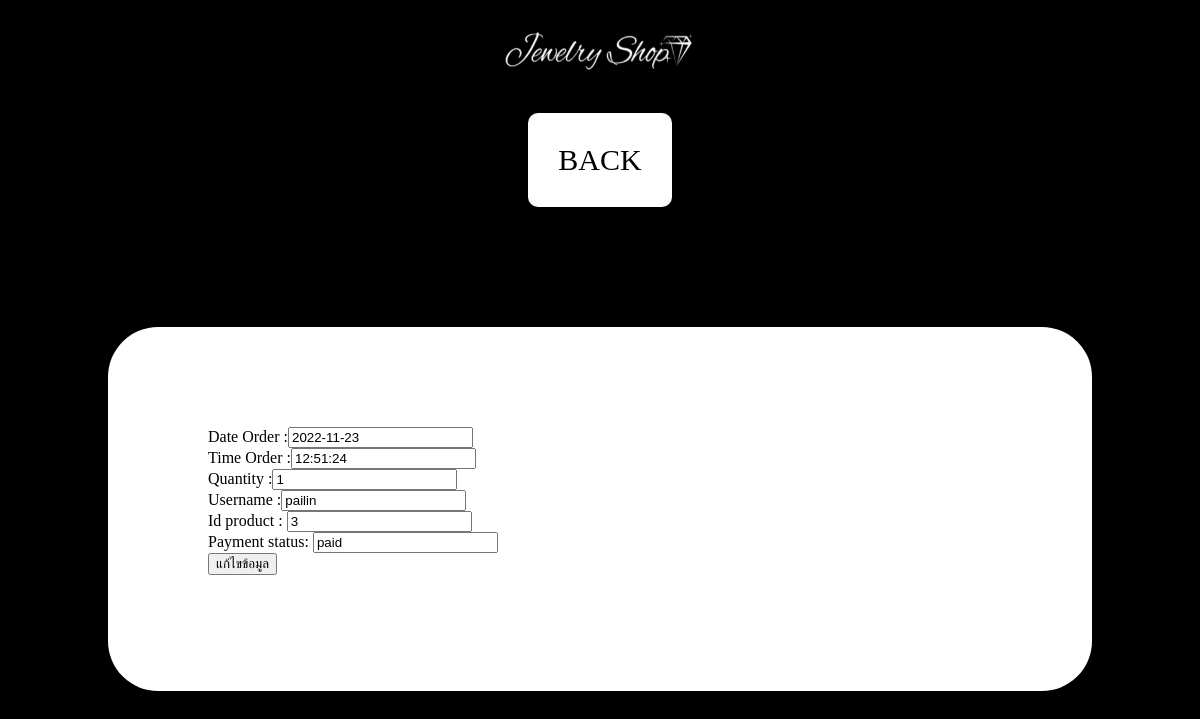
Screenshot of /projectweb/edit_orderlist.php?date_order=2022-11-23&time_order=12:51:24&qty_product=1&username_cus=pailin&id_product=3&payment_status=paid with the database file from the repository.
### tables this page shows
CREATE TABLE `po` (
  `date_order` date NOT NULL,
  `time_order` time NOT NULL,
  `qty_product` int(11) NOT NULL,
  `username_cus` varchar(50) NOT NULL,
  `id_product` int(50) NOT NULL,
  `payment_status` varchar(50) NOT NULL
);

### projectweb/edit_orderlist.php (the view, shortened to what this page needs)
<?php include "connect2.php" ?>
<?php
    $stmt = $pdo->prepare("SELECT * FROM po WHERE date_order=? AND time_order=? AND qty_product=? AND username_cus=? AND id_product=? AND payment_status=?;");
    $stmt->bindParam(1, $_GET["date_order"]);
    $stmt->bindParam(2, $_GET["time_order"]);
    $stmt->bindParam(3, $_GET["qty_product"]);
    $stmt->bindParam(4, $_GET["username_cus"]);
    $stmt->bindParam(5, $_GET["id_product"]);
    $stmt->bindParam(6, $_GET["payment_status"]);
    $stmt->execute();
    $row = $stmt->fetch();
    ?>
<html>
<head>
    <link href="style/style_ad.css" rel="stylesheet">
</head>
<body>
    <header><img src="img_decorate/jewshop5.png" width="200" height="40" ></header>
    <nav>
    <a href="orderlist.php">BACK</a>
    </nav>
    <section class='list'>
    <form action="submitedit_orderlist.php" method="POST">
    Date Order    :<input type="text" name="date_order" value="<?=$row["date_order"]?>"><br>
    Time Order    :<input type="text" name="time_order" value="<?=$row["time_order"]?>"><br>
    Quantity      :<input type="text" name="qty_product" value="<?=$row["qty_product"]?>"><br>
    Username      :<input type="text" name="username_cus" value="<?=$row["username_cus"]?>"><br>
    Id product    : <input type="text" name="id_product" value="<?=$row["id_product"]?>"><br>
    Payment status: <input type="text" name="payment_status" value="<?=$row["payment_status"]?>"><br>
    <input type="submit" value="แก้ไขข้อมูล">
</form>
</section>
</body>
</html>

### projectweb/style/style_ad.css (style rules this page uses)
nav { text-align:center; }
nav a { display: inline-flex; text-align:center; font-size:30px; border-radius:10px; margin:20px; padding:30px; background:white; color:black; }
body { background-color:black; }
header { background-color:black; display: flex; justify-content:center; height: 85px; align-items: center; }
a:link { text-decoration:none; }
.list { padding: 100px; background-color:white; margin:100px 100px; border-radius:50px; }

### rows the page displays
po: date_order "2022-11-23", time_order "12:51:24", qty_product "1", username_cus "pailin", id_product "3", payment_status "paid"
